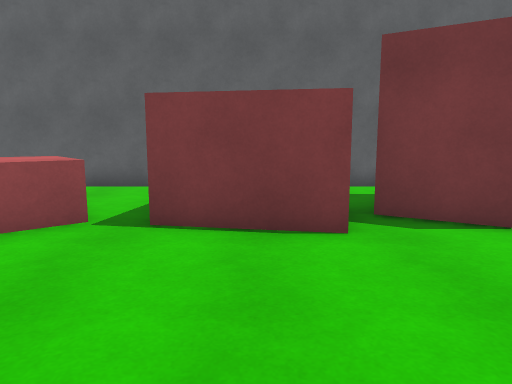
[1] (above)

16 first-person views from a walk through a Unity game level. The camera is 1.3 m above the floor, tilts 8° down and sees 70° across. The floor is counted in squares, 1 m on a side. Each view is taken from the middle of a square. On the plan, view 1 faces up. The plan holds only what a view shows up to about 15 squares ahead; the rest is blank. The player character is not drawn.

[2]
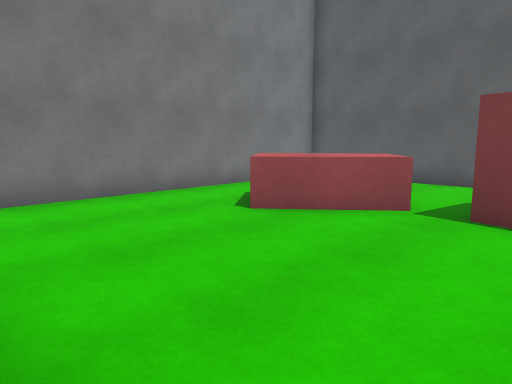

[3]
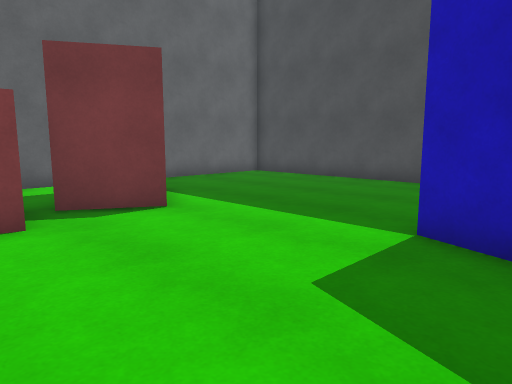

[4]
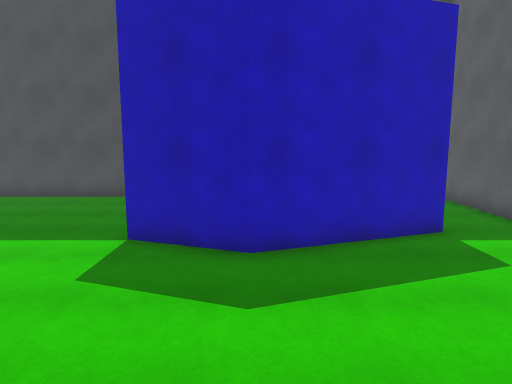

[5]
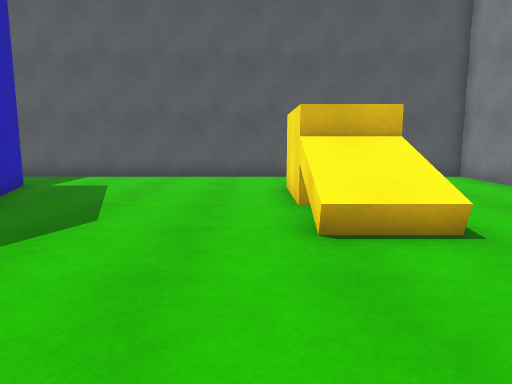

[6]
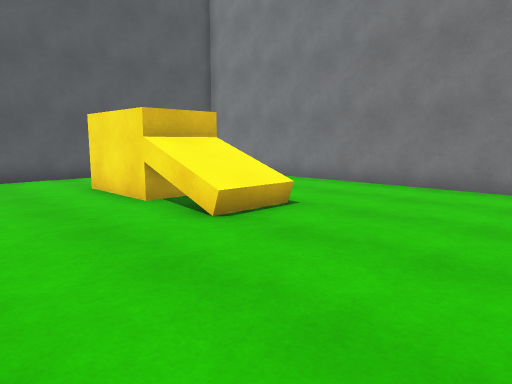

[7]
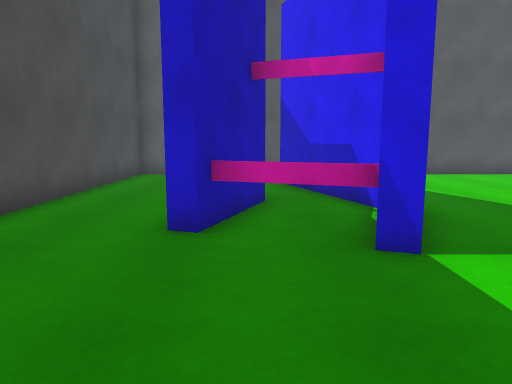

[8]
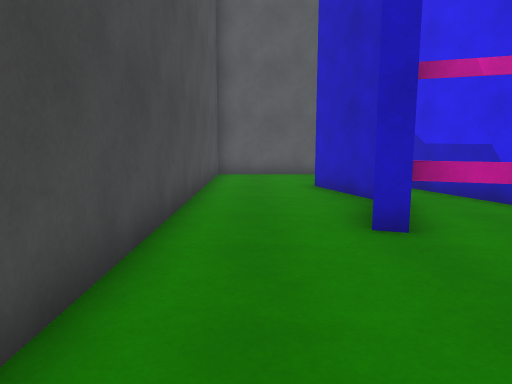

[9]
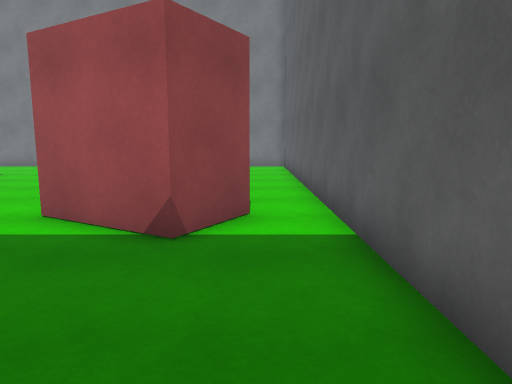

[10]
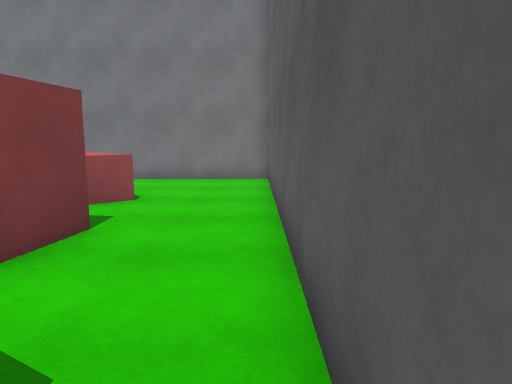

[11]
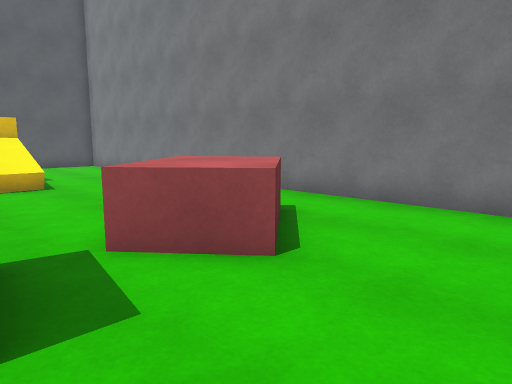

[12]
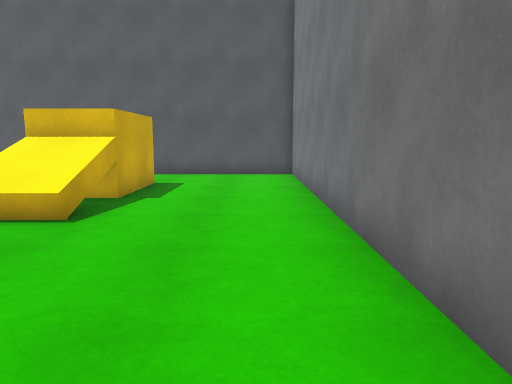

[13]
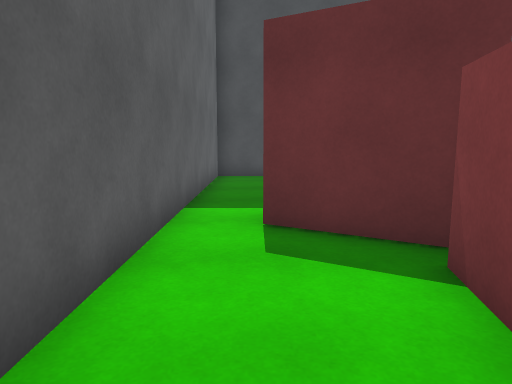

[14]
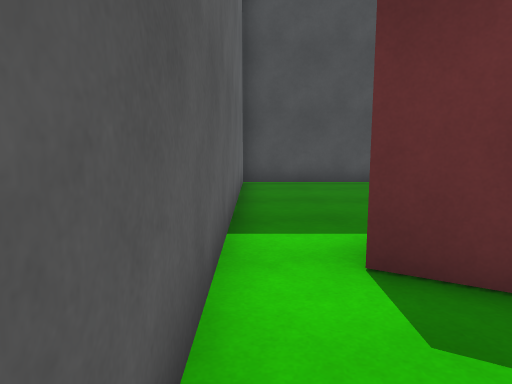

[15]
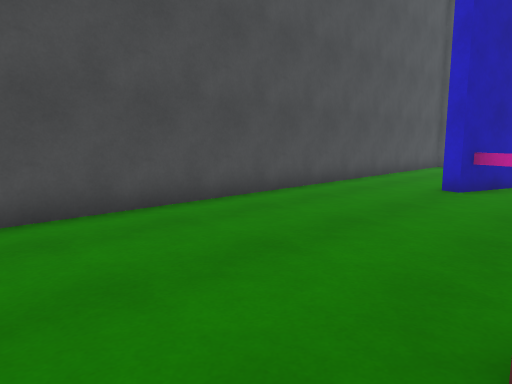

[16]
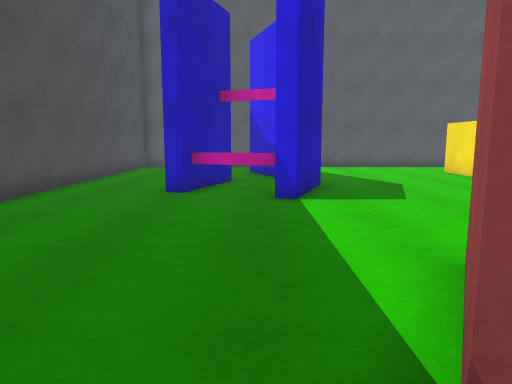

### Floor plan
Key: @ floor where view 1 was taken; # wall or solid block; x gap in a wall; . floor; / step, stairs or slope; = window, fence, low wall or low ledge; ^ raised ledge; v drop or lower ground.
Columns run from 9 left of view 1 to 12 right of it. Each row starts with its distance up from view 1.
 11 ######################
 10 #....................#
  9 #....................#
  8 #...........###......#
  7 #....^..#######......#
  6 #..^^^^x######.......#
  5 #..^^^...##..........#
  4 #...^................#
  3 #....................#
  2 #....................#
  1 #....................#
  0 #........@....#==#...#
 -1 #....///.....#####...#
 -2 #....//v.....#### ...#
 -3 #....x^x......###....#
 -4 #....###......####...#
 -5 #....###......##.#...#
 -6 #....###.......#.....#
 -7 #..... ..............#
 -8 #..... ..............#
 -9 ######################

Where each view was taken, in squares from view 1:
view 1: 0 up, 0 right, facing up
view 2: 1 down, 0 right, facing up-left
view 3: 1 down, 0 right, facing up-right
view 4: 2 down, 3 left, facing right
view 5: 4 up, 1 left, facing down
view 6: 4 up, 2 right, facing down-left
view 7: 5 up, 7 right, facing down
view 8: 5 up, 10 right, facing down
view 9: 9 up, 10 right, facing left
view 10: 10 up, 4 right, facing left
view 11: 10 up, 1 left, facing down-left
view 12: 5 up, 7 left, facing down
view 13: 9 up, 2 left, facing right
view 14: 10 up, 0 right, facing right
view 15: 10 up, 5 right, facing down-right
view 16: 9 up, 6 right, facing down
